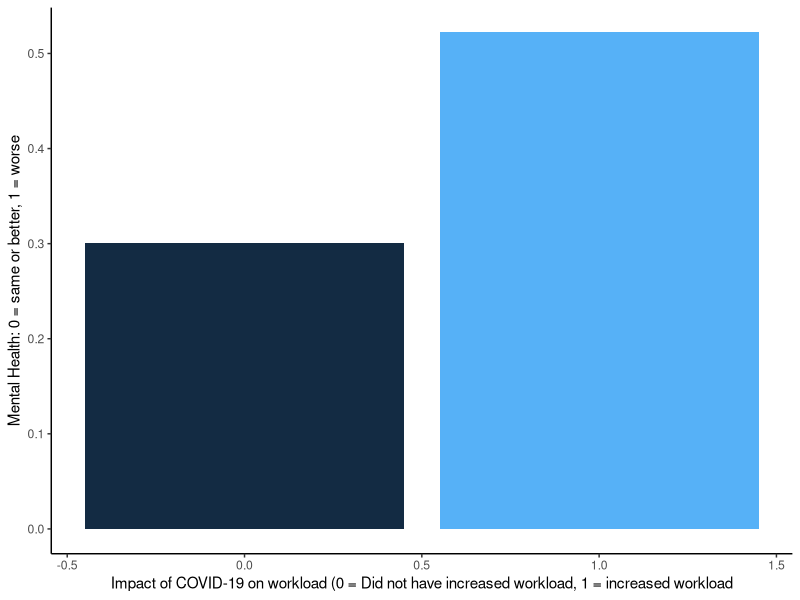

Recreate this plot in R.
library(tidyverse)
library(ggplot2)

dat_unclean <- read.csv("shcwep-5362-E-2022_F1.csv")
dat <- filter(dat_unclean,(complete.cases(dat_unclean)))
dat <- filter(dat,GEN_20<=5)
dat <- filter(dat,ICJ_05E<=2)#2 = no
dat <- mutate(dat,mental_health = ifelse(GEN_20 <= 3,0,1)) #0 means the same or better
dat <- mutate(dat, workload = ifelse(ICJ_05E == 2,0,1))

graphdat <- dat %>% group_by(workload) %>% summarize(mental_health = mean(mental_health))
ggplot(graphdat) + geom_bar(aes(x = workload, y = mental_health, fill = workload), stat = 'identity') + 
  #annotate("text", x = 1.5, y = 1.2, label = "p-value < 2.2e-16", size = 5, col='red') + 
  xlab('Impact of COVID-19 on workload (0 = Did not have increased workload, 1 = increased workload') + ylab('Mental Health: 0 = same or better, 1 = worse') + theme_classic() + 
  theme(legend.position = '')

t.test(mental_health ~ workload, data=dat)
ln1 <- lm(mental_health ~ workload, data=dat)
summary(ln1) #so far increased workload increases probability of having worse mental health by 22.15%

ln2 <- lm(mental_health ~ workload, data=dat)